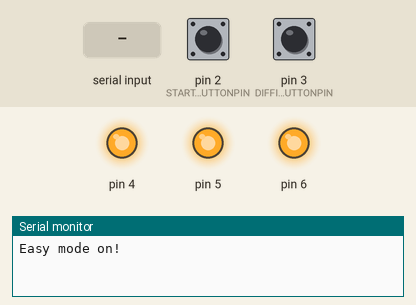
Simulated run of this program. Board: Arduino Uno, built with avr-gcc and run on an emulated ATmega328P. Parts: output pins drawn as LEDs (lit = HIGH), the last lines printed to the serial monitor. Dashed ring = blinking. The test bench sets the inputs (shaded band); at power-on: pin 2 (STARTSTOPBUTTONPIN) HIGH, pin 3 (DIFFICULTYBUTTONPIN) HIGH. Random numbers use the default seed unless the program sets one.

Above: at 1.2 s.
1.3 s: pin 2 (STARTSTOPBUTTONPIN) pulled LOW for 0.15 s
At 2.2 s:
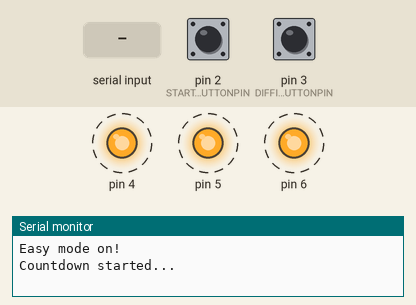
4.4 s: "1" received over Serial
At 6.1 s:
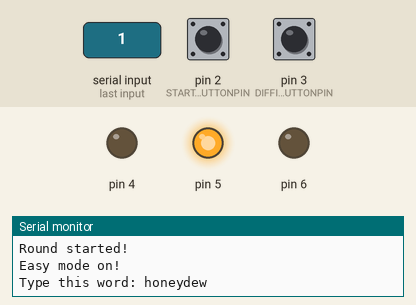
9.5 s: pin 2 (STARTSTOPBUTTONPIN) pulled LOW for 1 s
At 10.8 s:
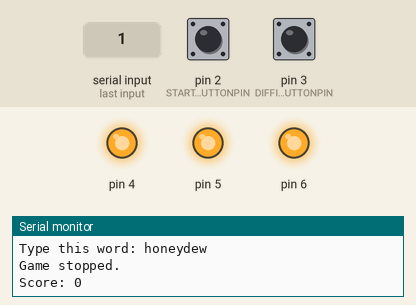
14.5 s: "0" received over Serial
At 14.75 s:
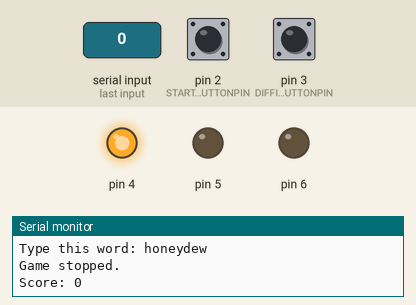
Timing chart, 0 to 17.4 s (numbered marks = the images above; inputs shaded):
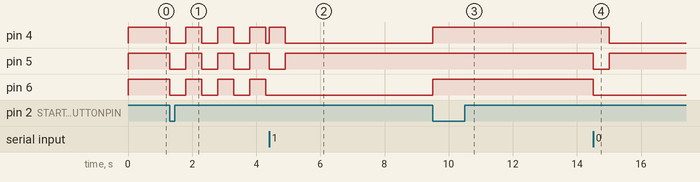

Measured:
- after the input at 1.3 s, pin 4–6: alternates HIGH for 0.50 s and LOW for 0.50 s, starting at once
- after the input at 4.4 s, pin 4: LOW → HIGH at once, → LOW 0.50 s later; pin 5: HIGH → LOW at once, → HIGH 0.50 s later
- after the input at 9.5 s, pin 4, pin 6: LOW → HIGH at once
- after the input at 14.5 s, pin 4: HIGH → LOW after 0.50 s; pin 5: HIGH → LOW at once, → HIGH 0.50 s later; pin 6: HIGH → LOW at once

The program:

main.cpp
```cpp
#include <Arduino.h>
#include <avr/interrupt.h>

// Constants
const int STARTSTOPBUTTONPIN = 2;
const int DIFFICULTYBUTTONPIN = 3;
const unsigned long ROUND_DURATION_MS = 30000;
const unsigned long COUNTDOWN_DURATION_MS = 3000; // countdown
const unsigned long ERROR_DISPLAY_DURATION_MS = 500; //  error display duration

// Enum for difficulty
enum Difficulty {EASY = 0, MEDIUM, HARD};

// Global Variables
bool gameStarted = false;
bool countdownActive = false;
bool errorDisplayed = false;
unsigned long roundStartTime;
unsigned long countdownStartTime;
unsigned long errorDisplayStartTime;
Difficulty chosenDifficulty = EASY;
int score = 0;
String currentWord;
String userInput = "";
volatile int timerOverflowCounter = 0;

unsigned long lastBlinkTime = 0;
bool ledOnDuringCountdown = false;


// Word Dictionary
const char* wordDictionary[] = {
  "apple", "banana", "cherry", "date", "elderberry",
  "fig", "grape", "honeydew", "kiwi", "lemon",
  "mango", "nectarine", "orange", "papaya", "quince",
  "raspberry", "strawberry", "tangerine", "watermelon", "zucchini"
};
const int wordCount = sizeof(wordDictionary) / sizeof(wordDictionary[0]);

class RGBLED {
  const int redPin, greenPin, bluePin;

public:
  RGBLED(int rPin, int gPin, int bPin)
      : redPin(rPin), greenPin(gPin), bluePin(bPin) {
    pinMode(redPin, OUTPUT);
    pinMode(greenPin, OUTPUT);
    pinMode(bluePin, OUTPUT);
  }

  void turnWhite() {
    digitalWrite(redPin, HIGH);
    digitalWrite(greenPin, HIGH);
    digitalWrite(bluePin, HIGH);
  }

  void turnGreen() {
    digitalWrite(redPin, LOW);
    digitalWrite(greenPin, HIGH);
    digitalWrite(bluePin, LOW);
  }

  void turnRed() {
    digitalWrite(redPin, HIGH);
    digitalWrite(greenPin, LOW);
    digitalWrite(bluePin, LOW);
  }

  void turnOff() {
    digitalWrite(redPin, LOW);
    digitalWrite(greenPin, LOW);
    digitalWrite(bluePin, LOW);
  }
};

class Button {
protected:
  const int pin;
  const uint8_t triggerType;
  const unsigned long debounceDelayMs;
  unsigned long lastInterruptTime = 0;

public:
  volatile bool handleButtonPressNextTick = false;

  Button(int p, uint8_t t, unsigned long debounce) : pin(p), triggerType(t), debounceDelayMs(debounce) {
    pinMode(pin, INPUT_PULLUP);
  }

  bool isOnCooldown() const { return millis() - lastInterruptTime < debounceDelayMs; }

  void resetCooldown() {
    handleButtonPressNextTick = true;
    lastInterruptTime = millis();
  }

  virtual void onPress() {
    handleButtonPressNextTick = false;
  }
};


class StartStopButton : public Button {
public:
  using Button::Button;
  void onPress() override;
};

class DifficultyButton : public Button {
public:
  using Button::Button;
  void onPress() override;
};

// Function Prototypes
void startStopButtonISR();
void difficultyButtonISR();
void startCountdown();
void startRound();
void updateDifficulty();
void generateRandomWord();
void checkCharacterInput(char ch);
void handleBackspace();
void resetErrorDisplay();

// Instances
RGBLED rgbLed(4, 5, 6); // Example pins for RGB LED
StartStopButton startStopButton(STARTSTOPBUTTONPIN, FALLING, 1000);
DifficultyButton difficultyButton(DIFFICULTYBUTTONPIN, FALLING, 1000);

// Timer1 ISR for word generation with software counter
ISR(TIMER1_COMPA_vect) {
  static int counter = 0;

  if (gameStarted) {
    counter++;

    if (counter >= timerOverflowCounter) {
      generateRandomWord();
      counter = 0; // Reset counter after generating the word
    }
  }
}

// Interrupt Service Routines
void startStopButtonISR() {
  if (!startStopButton.isOnCooldown()) {
    startStopButton.resetCooldown();
  }
}

void difficultyButtonISR() {
  if (!difficultyButton.isOnCooldown()) {
    difficultyButton.resetCooldown();
  }
}

// Button Methods
void StartStopButton::onPress() {
  Button::onPress();
  if (!gameStarted && !countdownActive) {
    startCountdown(); // Start the 3-second countdown
  } else if (gameStarted) {
    gameStarted = false;
    rgbLed.turnWhite();
    Serial.println("Game stopped.");
    Serial.print("Score: ");
    Serial.println(score);
    TCCR1B &= ~(1 << CS11); // Stop Timer1
  }
}

void DifficultyButton::onPress() {
  Button::onPress();
  chosenDifficulty = static_cast<Difficulty>((chosenDifficulty + 1) % 3);
  updateDifficulty();
}

void updateDifficulty() {
  const char* difficultyNames[] = {"Easy mode on!", "Medium mode on!", "Hard mode on!"};
  Serial.println(difficultyNames[chosenDifficulty]);

  timerOverflowCounter = 0;
  uint16_t timerInterval = 15625;

  switch (chosenDifficulty) {
    case EASY:
      timerOverflowCounter = 150;
      break;
    case MEDIUM:
      timerOverflowCounter = 100;
      break;
    case HARD:
      timerOverflowCounter = 80;
      break;
  }

  cli(); // Disable global interrupts
  TCCR1A = 0;
  TCCR1B = 0;
  TCNT1 = 0;
  OCR1A = timerInterval;
  TCCR1B |= (1 << WGM12); // CTC mode
  TCCR1B |= (1 << CS11) | (1 << CS10);
  TIMSK1 |= (1 << OCIE1A);
  sei(); // Enable global interrupts
}

// Start Countdown Function
void startCountdown() {
  countdownActive = true;
  countdownStartTime = millis();
  lastBlinkTime = millis(); // Initialize last blink time
  ledOnDuringCountdown = false;
  rgbLed.turnOff(); // Ensure the LED is off at the start
  Serial.println("Countdown started...");
}

// Start Round Function
void startRound() {
  countdownActive = false;
  gameStarted = true;
  score = 0;
  rgbLed.turnGreen();
  roundStartTime = millis();
  Serial.println("Round started!");
  updateDifficulty();

  generateRandomWord(); // Generate the first word immediately
}

// Random Word Generation Function
void generateRandomWord() {
  if(!gameStarted)
    return;
  int randomIndex = random(0, wordCount);
  currentWord = wordDictionary[randomIndex];
  Serial.print("\nType this word: ");
  Serial.println(currentWord);
  userInput = ""; // Clear user input for new word
}

// Character Input Check Function
void checkCharacterInput(char ch) {
  if (userInput.length() < currentWord.length()) {
    if (ch == currentWord[userInput.length()]) {
      userInput += ch;
      if (userInput.equals(currentWord)) {
        score++;
        rgbLed.turnGreen();
        generateRandomWord();
      }
    } else {
      rgbLed.turnRed();
      errorDisplayStartTime = millis();
      errorDisplayed = true;
    }
  }
}

// Handle Backspace
void handleBackspace() {
  if (userInput.length() > 0) {
    userInput.remove(userInput.length() - 1);
  }
}

// Reset Error Display after 500 ms
void resetErrorDisplay() {
  if (errorDisplayed && millis() - errorDisplayStartTime >= ERROR_DISPLAY_DURATION_MS) {
    rgbLed.turnGreen();
    errorDisplayed = false;
  }
}

void setup() {
  Serial.begin(9600);
  rgbLed.turnWhite();
  updateDifficulty();
  attachInterrupt(digitalPinToInterrupt(STARTSTOPBUTTONPIN), startStopButtonISR, FALLING);
  attachInterrupt(digitalPinToInterrupt(DIFFICULTYBUTTONPIN), difficultyButtonISR, FALLING);
}

void loop() {
  if (startStopButton.handleButtonPressNextTick) startStopButton.onPress();
  if (difficultyButton.handleButtonPressNextTick) difficultyButton.onPress();

  if (countdownActive) {
    // Blink the LED every 500 ms
    if (millis() - lastBlinkTime >= 500) { // 500 ms interval for blinking
      lastBlinkTime = millis();
      ledOnDuringCountdown = !ledOnDuringCountdown;
      if (ledOnDuringCountdown) {
        rgbLed.turnWhite(); // Turn on LED (white) during countdown
      } else {
        rgbLed.turnOff();   // Turn off LED
      }
    }

    // Check if countdown is over
    if (millis() - countdownStartTime >= COUNTDOWN_DURATION_MS) {
      startRound(); // End countdown and start the round
    }
  }

  if (gameStarted && (millis() - roundStartTime >= ROUND_DURATION_MS)) {
    gameStarted = false;
    rgbLed.turnWhite();
    Serial.print("Round ended! Score: ");
    Serial.println(score);
    TCCR1B &= ~(1 << CS11);
  }

  resetErrorDisplay();

  while (Serial.available() > 0) {
    char ch = Serial.read();
    if (ch == '\b') {
      handleBackspace();
    } else {
      checkCharacterInput(ch);
    }
  }
}
```
